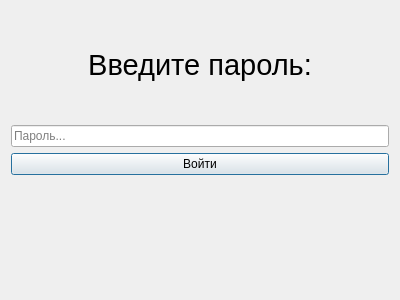
<?xml version="1.0" encoding="UTF-8"?>
<ui version="4.0">
 <class>NewPinDialog</class>
 <widget class="QDialog" name="NewPinDialog">
  <property name="geometry">
   <rect>
    <x>0</x>
    <y>0</y>
    <width>400</width>
    <height>300</height>
   </rect>
  </property>
  <property name="windowTitle">
   <string>PassManager</string>
  </property>
  <layout class="QVBoxLayout" name="verticalLayout">
   <item>
    <widget class="QLabel" name="textlabel">
     <property name="font">
      <font>
       <pointsize>28</pointsize>
      </font>
     </property>
     <property name="text">
      <string>&lt;html&gt;&lt;head/&gt;&lt;body&gt;&lt;p align=&quot;center&quot;&gt;&lt;span style=&quot; font-size:22pt;&quot;&gt;Введите пароль:&lt;/span&gt;&lt;/p&gt;&lt;/body&gt;&lt;/html&gt;</string>
     </property>
    </widget>
   </item>
   <item>
    <widget class="QLineEdit" name="pinLineEdit">
     <property name="text">
      <string/>
     </property>
     <property name="placeholderText">
      <string>Пароль...</string>
     </property>
    </widget>
   </item>
   <item>
    <widget class="QPushButton" name="unlockButton">
     <property name="text">
      <string>Войти</string>
     </property>
    </widget>
   </item>
   <item>
    <widget class="QLabel" name="errorLabel">
     <property name="minimumSize">
      <size>
       <width>6</width>
       <height>0</height>
      </size>
     </property>
     <property name="font">
      <font>
       <pointsize>20</pointsize>
      </font>
     </property>
     <property name="styleSheet">
      <string notr="true">color:red;</string>
     </property>
     <property name="text">
      <string>&lt;html&gt;&lt;head/&gt;&lt;body&gt;&lt;p align=&quot;center&quot;&gt;&lt;br/&gt;&lt;/p&gt;&lt;/body&gt;&lt;/html&gt;</string>
     </property>
    </widget>
   </item>
  </layout>
 </widget>
 <resources/>
 <connections/>
</ui>
